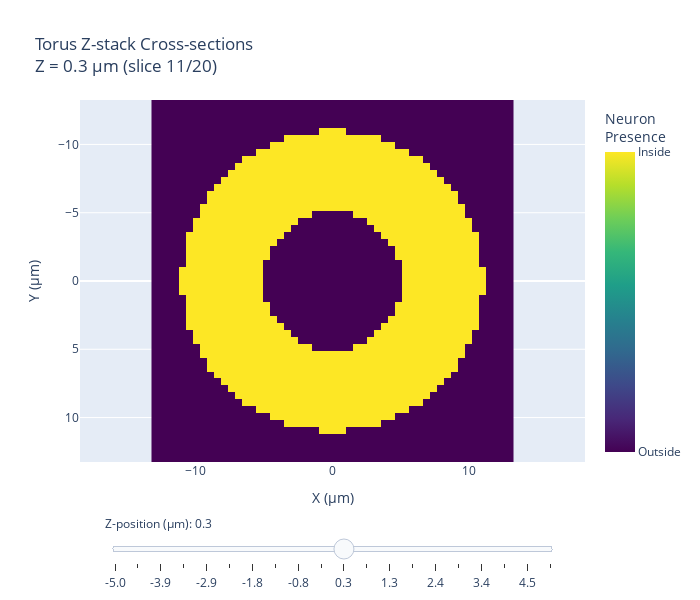

Notebook code for this chart:
### Markdown cell above
## 6. Visualizing Cross-sections Through the Torus

Let's create visual cross-sections to see exactly how the torus ring structure appears.

### Code cell
# Create interactive slice viewer for cross-sectional analysis
print("🎨 Creating interactive slice viewer...")
fig_slices = visualize_zstack_slices(
    z_stack, 
    metadata=metadata,
    title="Torus Z-stack Cross-sections"
)

# Display the interactive viewer
fig_slices.show()

print("✓ Interactive slice viewer created!")
print("💡 Use the slider to navigate through different z-levels and examine cross-sections")
print("🍩 Notice how the ring structure changes from thin at edges to thick at center")
print("🎯 Cross-sectional analysis complete!")

### Figure 1 — Plotly figure (JSON) as saved in the notebook; plotly's stock layout.template omitted (floating-point values rounded to 4 significant figures; data arrays with more than 128 entries replaced by an {"elided": "..."} marker saying what was removed)
{"data": [{"colorbar": {"ticktext": ["Outside", "Inside"], "tickvals": [0, 1], "title": {"text": "Neuron<br>Presence"}}, "colorscale": [[0, "#440154"], [0.1111, "#482878"], [0.2222, "#3e4989"], [0.3333, "#31688e"], [0.4444, "#26828e"], [0.5556, "#1f9e89"], [0.6667, "#35b779"], [0.7778, "#6ece58"], [0.8889, "#b5de2b"], [1, "#fde725"]], "hovertemplate": "<b>X:</b> %{x:.1f} µm<br><b>Y:</b> %{y:.1f} µm<br><b>Value:</b> %{z}<br><extra></extra>", "name": "Z-slice 0", "showscale": true, "type": "heatmap", "visible": false, "x": [-13.0, -12.49, -11.98, -11.47, -10.96, -10.45, -9.941, -9.431, -8.922, -8.412, -7.902, -7.392, -6.882, -6.373, -5.863, -5.353, -4.843, -4.333, -3.824, -3.314, -2.804, -2.294, -1.784, -1.275, -0.7647, -0.2549, 0.2549, 0.7647, 1.275, 1.784, 2.294, 2.804, 3.314, 3.824, 4.333, 4.843, 5.353, 5.863, 6.373, 6.882, 7.392, 7.902, 8.412, 8.922, 9.431, 9.941, 10.45, 10.96, 11.47, 11.98, 12.49, 13.0], "y": [-13.0, -12.49, -11.98, -11.47, -10.96, -10.45, -9.941, -9.431, -8.922, -8.412, -7.902, -7.392, -6.882, -6.373, -5.863, -5.353, -4.843, -4.333, -3.824, -3.314, -2.804, -2.294, -1.784, -1.275, -0.7647, -0.2549, 0.2549, 0.7647, 1.275, 1.784, 2.294, 2.804, 3.314, 3.824, 4.333, 4.843, 5.353, 5.863, 6.373, 6.882, 7.392, 7.902, 8.412, 8.922, 9.431, 9.941, 10.45, 10.96, 11.47, 11.98, 12.49, 13.0], "z": {"elided": "52x52 int values"}}, {"colorbar": {"ticktext": ["Outside", "Inside"], "tickvals": [0, 1], "title": {"text": "Neuron<br>Presence"}}, "colorscale": [[0, "#440154"], [0.1111, "#482878"], [0.2222, "#3e4989"], [0.3333, "#31688e"], [0.4444, "#26828e"], [0.5556, "#1f9e89"], [0.6667, "#35b779"], [0.7778, "#6ece58"], [0.8889, "#b5de2b"], [1, "#fde725"]], "hovertemplate": "<b>X:</b> %{x:.1f} µm<br><b>Y:</b> %{y:.1f} µm<br><b>Value:</b> %{z}<br><extra></extra>", "name": "Z-slice 1", "showscale": true, "type": "heatmap", "visible": false, "x": [-13.0, -12.49, -11.98, -11.47, -10.96, -10.45, -9.941, -9.431, -8.922, -8.412, -7.902, -7.392, -6.882, -6.373, -5.863, -5.353, -4.843, -4.333, -3.824, -3.314, -2.804, -2.294, -1.784, -1.275, -0.7647, -0.2549, 0.2549, 0.7647, 1.275, 1.784, 2.294, 2.804, 3.314, 3.824, 4.333, 4.843, 5.353, 5.863, 6.373, 6.882, 7.392, 7.902, 8.412, 8.922, 9.431, 9.941, 10.45, 10.96, 11.47, 11.98, 12.49, 13.0], "y": [-13.0, -12.49, -11.98, -11.47, -10.96, -10.45, -9.941, -9.431, -8.922, -8.412, -7.902, -7.392, -6.882, -6.373, -5.863, -5.353, -4.843, -4.333, -3.824, -3.314, -2.804, -2.294, -1.784, -1.275, -0.7647, -0.2549, 0.2549, 0.7647, 1.275, 1.784, 2.294, 2.804, 3.314, 3.824, 4.333, 4.843, 5.353, 5.863, 6.373, 6.882, 7.392, 7.902, 8.412, 8.922, 9.431, 9.941, 10.45, 10.96, 11.47, 11.98, 12.49, 13.0], "z": {"elided": "52x52 int values"}}, {"colorbar": {"ticktext": ["Outside", "Inside"], "tickvals": [0, 1], "title": {"text": "Neuron<br>Presence"}}, "colorscale": [[0, "#440154"], [0.1111, "#482878"], [0.2222, "#3e4989"], [0.3333, "#31688e"], [0.4444, "#26828e"], [0.5556, "#1f9e89"], [0.6667, "#35b779"], [0.7778, "#6ece58"], [0.8889, "#b5de2b"], [1, "#fde725"]], "hovertemplate": "<b>X:</b> %{x:.1f} µm<br><b>Y:</b> %{y:.1f} µm<br><b>Value:</b> %{z}<br><extra></extra>", "name": "Z-slice 2", "showscale": true, "type": "heatmap", "visible": false, "x": [-13.0, -12.49, -11.98, -11.47, -10.96, -10.45, -9.941, -9.431, -8.922, -8.412, -7.902, -7.392, -6.882, -6.373, -5.863, -5.353, -4.843, -4.333, -3.824, -3.314, -2.804, -2.294, -1.784, -1.275, -0.7647, -0.2549, 0.2549, 0.7647, 1.275, 1.784, 2.294, 2.804, 3.314, 3.824, 4.333, 4.843, 5.353, 5.863, 6.373, 6.882, 7.392, 7.902, 8.412, 8.922, 9.431, 9.941, 10.45, 10.96, 11.47, 11.98, 12.49, 13.0], "y": [-13.0, -12.49, -11.98, -11.47, -10.96, -10.45, -9.941, -9.431, -8.922, -8.412, -7.902, -7.392, -6.882, -6.373, -5.863, -5.353, -4.843, -4.333, -3.824, -3.314, -2.804, -2.294, -1.784, -1.275, -0.7647, -0.2549, 0.2549, 0.7647, 1.275, 1.784, 2.294, 2.804, 3.314, 3.824, 4.333, 4.843, 5.353, 5.863, 6.373, 6.882, 7.392, 7.902, 8.412, 8.922, 9.431, 9.941, 10.45, 10.96, 11.47, 11.98, 12.49, 13.0], "z": {"elided": "52x52 int values"}}, {"colorbar": {"ticktext": ["Outside", "Inside"], "tickvals": [0, 1], "title": {"text": "Neuron<br>Presence"}}, "colorscale": [[0, "#440154"], [0.1111, "#482878"], [0.2222, "#3e4989"], [0.3333, "#31688e"], [0.4444, "#26828e"], [0.5556, "#1f9e89"], [0.6667, "#35b779"], [0.7778, "#6ece58"], [0.8889, "#b5de2b"], [1, "#fde725"]], "hovertemplate": "<b>X:</b> %{x:.1f} µm<br><b>Y:</b> %{y:.1f} µm<br><b>Value:</b> %{z}<br><extra></extra>", "name": "Z-slice 3", "showscale": true, "type": "heatmap", "visible": false, "x": [-13.0, -12.49, -11.98, -11.47, -10.96, -10.45, -9.941, -9.431, -8.922, -8.412, -7.902, -7.392, -6.882, -6.373, -5.863, -5.353, -4.843, -4.333, -3.824, -3.314, -2.804, -2.294, -1.784, -1.275, -0.7647, -0.2549, 0.2549, 0.7647, 1.275, 1.784, 2.294, 2.804, 3.314, 3.824, 4.333, 4.843, 5.353, 5.863, 6.373, 6.882, 7.392, 7.902, 8.412, 8.922, 9.431, 9.941, 10.45, 10.96, 11.47, 11.98, 12.49, 13.0], "y": [-13.0, -12.49, -11.98, -11.47, -10.96, -10.45, -9.941, -9.431, -8.922, -8.412, -7.902, -7.392, -6.882, -6.373, -5.863, -5.353, -4.843, -4.333, -3.824, -3.314, -2.804, -2.294, -1.784, -1.275, -0.7647, -0.2549, 0.2549, 0.7647, 1.275, 1.784, 2.294, 2.804, 3.314, 3.824, 4.333, 4.843, 5.353, 5.863, 6.373, 6.882, 7.392, 7.902, 8.412, 8.922, 9.431, 9.941, 10.45, 10.96, 11.47, 11.98, 12.49, 13.0], "z": {"elided": "52x52 int values"}}, {"colorbar": {"ticktext": ["Outside", "Inside"], "tickvals": [0, 1], "title": {"text": "Neuron<br>Presence"}}, "colorscale": [[0, "#440154"], [0.1111, "#482878"], [0.2222, "#3e4989"], [0.3333, "#31688e"], [0.4444, "#26828e"], [0.5556, "#1f9e89"], [0.6667, "#35b779"], [0.7778, "#6ece58"], [0.8889, "#b5de2b"], [1, "#fde725"]], "hovertemplate": "<b>X:</b> %{x:.1f} µm<br><b>Y:</b> %{y:.1f} µm<br><b>Value:</b> %{z}<br><extra></extra>", "name": "Z-slice 4", "showscale": true, "type": "heatmap", "visible": false, "x": [-13.0, -12.49, -11.98, -11.47, -10.96, -10.45, -9.941, -9.431, -8.922, -8.412, -7.902, -7.392, -6.882, -6.373, -5.863, -5.353, -4.843, -4.333, -3.824, -3.314, -2.804, -2.294, -1.784, -1.275, -0.7647, -0.2549, 0.2549, 0.7647, 1.275, 1.784, 2.294, 2.804, 3.314, 3.824, 4.333, 4.843, 5.353, 5.863, 6.373, 6.882, 7.392, 7.902, 8.412, 8.922, 9.431, 9.941, 10.45, 10.96, 11.47, 11.98, 12.49, 13.0], "y": [-13.0, -12.49, -11.98, -11.47, -10.96, -10.45, -9.941, -9.431, -8.922, -8.412, -7.902, -7.392, -6.882, -6.373, -5.863, -5.353, -4.843, -4.333, -3.824, -3.314, -2.804, -2.294, -1.784, -1.275, -0.7647, -0.2549, 0.2549, 0.7647, 1.275, 1.784, 2.294, 2.804, 3.314, 3.824, 4.333, 4.843, 5.353, 5.863, 6.373, 6.882, 7.392, 7.902, 8.412, 8.922, 9.431, 9.941, 10.45, 10.96, 11.47, 11.98, 12.49, 13.0], "z": {"elided": "52x52 int values"}}, {"colorbar": {"ticktext": ["Outside", "Inside"], "tickvals": [0, 1], "title": {"text": "Neuron<br>Presence"}}, "colorscale": [[0, "#440154"], [0.1111, "#482878"], [0.2222, "#3e4989"], [0.3333, "#31688e"], [0.4444, "#26828e"], [0.5556, "#1f9e89"], [0.6667, "#35b779"], [0.7778, "#6ece58"], [0.8889, "#b5de2b"], [1, "#fde725"]], "hovertemplate": "<b>X:</b> %{x:.1f} µm<br><b>Y:</b> %{y:.1f} µm<br><b>Value:</b> %{z}<br><extra></extra>", "name": "Z-slice 5", "showscale": true, "type": "heatmap", "visible": false, "x": [-13.0, -12.49, -11.98, -11.47, -10.96, -10.45, -9.941, -9.431, -8.922, -8.412, -7.902, -7.392, -6.882, -6.373, -5.863, -5.353, -4.843, -4.333, -3.824, -3.314, -2.804, -2.294, -1.784, -1.275, -0.7647, -0.2549, 0.2549, 0.7647, 1.275, 1.784, 2.294, 2.804, 3.314, 3.824, 4.333, 4.843, 5.353, 5.863, 6.373, 6.882, 7.392, 7.902, 8.412, 8.922, 9.431, 9.941, 10.45, 10.96, 11.47, 11.98, 12.49, 13.0], "y": [-13.0, -12.49, -11.98, -11.47, -10.96, -10.45, -9.941, -9.431, -8.922, -8.412, -7.902, -7.392, -6.882, -6.373, -5.863, -5.353, -4.843, -4.333, -3.824, -3.314, -2.804, -2.294, -1.784, -1.275, -0.7647, -0.2549, 0.2549, 0.7647, 1.275, 1.784, 2.294, 2.804, 3.314, 3.824, 4.333, 4.843, 5.353, 5.863, 6.373, 6.882, 7.392, 7.902, 8.412, 8.922, 9.431, 9.941, 10.45, 10.96, 11.47, 11.98, 12.49, 13.0], "z": {"elided": "52x52 int values"}}, {"colorbar": {"ticktext": ["Outside", "Inside"], "tickvals": [0, 1], "title": {"text": "Neuron<br>Presence"}}, "colorscale": [[0, "#440154"], [0.1111, "#482878"], [0.2222, "#3e4989"], [0.3333, "#31688e"], [0.4444, "#26828e"], [0.5556, "#1f9e89"], [0.6667, "#35b779"], [0.7778, "#6ece58"], [0.8889, "#b5de2b"], [1, "#fde725"]], "hovertemplate": "<b>X:</b> %{x:.1f} µm<br><b>Y:</b> %{y:.1f} µm<br><b>Value:</b> %{z}<br><extra></extra>", "name": "Z-slice 6", "showscale": true, "type": "heatmap", "visible": false, "x": [-13.0, -12.49, -11.98, -11.47, -10.96, -10.45, -9.941, -9.431, -8.922, -8.412, -7.902, -7.392, -6.882, -6.373, -5.863, -5.353, -4.843, -4.333, -3.824, -3.314, -2.804, -2.294, -1.784, -1.275, -0.7647, -0.2549, 0.2549, 0.7647, 1.275, 1.784, 2.294, 2.804, 3.314, 3.824, 4.333, 4.843, 5.353, 5.863, 6.373, 6.882, 7.392, 7.902, 8.412, 8.922, 9.431, 9.941, 10.45, 10.96, 11.47, 11.98, 12.49, 13.0], "y": [-13.0, -12.49, -11.98, -11.47, -10.96, -10.45, -9.941, -9.431, -8.922, -8.412, -7.902, -7.392, -6.882, -6.373, -5.863, -5.353, -4.843, -4.333, -3.824, -3.314, -2.804, -2.294, -1.784, -1.275, -0.7647, -0.2549, 0.2549, 0.7647, 1.275, 1.784, 2.294, 2.804, 3.314, 3.824, 4.333, 4.843, 5.353, 5.863, 6.373, 6.882, 7.392, 7.902, 8.412, 8.922, 9.431, 9.941, 10.45, 10.96, 11.47, 11.98, 12.49, 13.0], "z": {"elided": "52x52 int values"}}, {"colorbar": {"ticktext": ["Outside", "Inside"], "tickvals": [0, 1], "title": {"text": "Neuron<br>Presence"}}, "colorscale": [[0, "#440154"], [0.1111, "#482878"], [0.2222, "#3e4989"], [0.3333, "#31688e"], [0.4444, "#26828e"], [0.5556, "#1f9e89"], [0.6667, "#35b779"], [0.7778, "#6ece58"], [0.8889, "#b5de2b"], [1, "#fde725"]], "hovertemplate": "<b>X:</b> %{x:.1f} µm<br><b>Y:</b> %{y:.1f} µm<br><b>Value:</b> %{z}<br><extra></extra>", "name": "Z-slice 7", "showscale": true, "type": "heatmap", "visible": false, "x": [-13.0, -12.49, -11.98, -11.47, -10.96, -10.45, -9.941, -9.431, -8.922, -8.412, -7.902, -7.392, -6.882, -6.373, -5.863, -5.353, -4.843, -4.333, -3.824, -3.314, -2.804, -2.294, -1.784, -1.275, -0.7647, -0.2549, 0.2549, 0.7647, 1.275, 1.784, 2.294, 2.804, 3.314, 3.824, 4.333, 4.843, 5.353, 5.863, 6.373, 6.882, 7.392, 7.902, 8.412, 8.922, 9.431, 9.941, 10.45, 10.96, 11.47, 11.98, 12.49, 13.0], "y": [-13.0, -12.49, -11.98, -11.47, -10.96, -10.45, -9.941, -9.431, -8.922, -8.412, -7.902, -7.392, -6.882, -6.373, -5.863, -5.353, -4.843, -4.333, -3.824, -3.314, -2.804, -2.294, -1.784, -1.275, -0.7647, -0.2549, 0.2549, 0.7647, 1.275, 1.784, 2.294, 2.804, 3.314, 3.824, 4.333, 4.843, 5.353, 5.863, 6.373, 6.882, 7.392, 7.902, 8.412, 8.922, 9.431, 9.941, 10.45, 10.96, 11.47, 11.98, 12.49, 13.0], "z": {"elided": "52x52 int values"}}, {"colorbar": {"ticktext": ["Outside", "Inside"], "tickvals": [0, 1], "title": {"text": "Neuron<br>Presence"}}, "colorscale": [[0, "#440154"], [0.1111, "#482878"], [0.2222, "#3e4989"], [0.3333, "#31688e"], [0.4444, "#26828e"], [0.5556, "#1f9e89"], [0.6667, "#35b779"], [0.7778, "#6ece58"], [0.8889, "#b5de2b"], [1, "#fde725"]], "hovertemplate": "<b>X:</b> %{x:.1f} µm<br><b>Y:</b> %{y:.1f} µm<br><b>Value:</b> %{z}<br><extra></extra>", "name": "Z-slice 8", "showscale": true, "type": "heatmap", "visible": false, "x": [-13.0, -12.49, -11.98, -11.47, -10.96, -10.45, -9.941, -9.431, -8.922, -8.412, -7.902, -7.392, -6.882, -6.373, -5.863, -5.353, -4.843, -4.333, -3.824, -3.314, -2.804, -2.294, -1.784, -1.275, -0.7647, -0.2549, 0.2549, 0.7647, 1.275, 1.784, 2.294, 2.804, 3.314, 3.824, 4.333, 4.843, 5.353, 5.863, 6.373, 6.882, 7.392, 7.902, 8.412, 8.922, 9.431, 9.941, 10.45, 10.96, 11.47, 11.98, 12.49, 13.0], "y": [-13.0, -12.49, -11.98, -11.47, -10.96, -10.45, -9.941, -9.431, -8.922, -8.412, -7.902, -7.392, -6.882, -6.373, -5.863, -5.353, -4.843, -4.333, -3.824, -3.314, -2.804, -2.294, -1.784, -1.275, -0.7647, -0.2549, 0.2549, 0.7647, 1.275, 1.784, 2.294, 2.804, 3.314, 3.824, 4.333, 4.843, 5.353, 5.863, 6.373, 6.882, 7.392, 7.902, 8.412, 8.922, 9.431, 9.941, 10.45, 10.96, 11.47, 11.98, 12.49, 13.0], "z": {"elided": "52x52 int values"}}, {"colorbar": {"ticktext": ["Outside", "Inside"], "tickvals": [0, 1], "title": {"text": "Neuron<br>Presence"}}, "colorscale": [[0, "#440154"], [0.1111, "#482878"], [0.2222, "#3e4989"], [0.3333, "#31688e"], [0.4444, "#26828e"], [0.5556, "#1f9e89"], [0.6667, "#35b779"], [0.7778, "#6ece58"], [0.8889, "#b5de2b"], [1, "#fde725"]], "hovertemplate": "<b>X:</b> %{x:.1f} µm<br><b>Y:</b> %{y:.1f} µm<br><b>Value:</b> %{z}<br><extra></extra>", "name": "Z-slice 9", "showscale": true, "type": "heatmap", "visible": false, "x": [-13.0, -12.49, -11.98, -11.47, -10.96, -10.45, -9.941, -9.431, -8.922, -8.412, -7.902, -7.392, -6.882, -6.373, -5.863, -5.353, -4.843, -4.333, -3.824, -3.314, -2.804, -2.294, -1.784, -1.275, -0.7647, -0.2549, 0.2549, 0.7647, 1.275, 1.784, 2.294, 2.804, 3.314, 3.824, 4.333, 4.843, 5.353, 5.863, 6.373, 6.882, 7.392, 7.902, 8.412, 8.922, 9.431, 9.941, 10.45, 10.96, 11.47, 11.98, 12.49, 13.0], "y": [-13.0, -12.49, -11.98, -11.47, -10.96, -10.45, -9.941, -9.431, -8.922, -8.412, -7.902, -7.392, -6.882, -6.373, -5.863, -5.353, -4.843, -4.333, -3.824, -3.314, -2.804, -2.294, -1.784, -1.275, -0.7647, -0.2549, 0.2549, 0.7647, 1.275, 1.784, 2.294, 2.804, 3.314, 3.824, 4.333, 4.843, 5.353, 5.863, 6.373, 6.882, 7.392, 7.902, 8.412, 8.922, 9.431, 9.941, 10.45, 10.96, 11.47, 11.98, 12.49, 13.0], "z": {"elided": "52x52 int values"}}, {"colorbar": {"ticktext": ["Outside", "Inside"], "tickvals": [0, 1], "title": {"text": "Neuron<br>Presence"}}, "colorscale": [[0, "#440154"], [0.1111, "#482878"], [0.2222, "#3e4989"], [0.3333, "#31688e"], [0.4444, "#26828e"], [0.5556, "#1f9e89"], [0.6667, "#35b779"], [0.7778, "#6ece58"], [0.8889, "#b5de2b"], [1, "#fde725"]], "hovertemplate": "<b>X:</b> %{x:.1f} µm<br><b>Y:</b> %{y:.1f} µm<br><b>Value:</b> %{z}<br><extra></extra>", "name": "Z-slice 10", "showscale": true, "type": "heatmap", "visible": true, "x": [-13.0, -12.49, -11.98, -11.47, -10.96, -10.45, -9.941, -9.431, -8.922, -8.412, -7.902, -7.392, -6.882, -6.373, -5.863, -5.353, -4.843, -4.333, -3.824, -3.314, -2.804, -2.294, -1.784, -1.275, -0.7647, -0.2549, 0.2549, 0.7647, 1.275, 1.784, 2.294, 2.804, 3.314, 3.824, 4.333, 4.843, 5.353, 5.863, 6.373, 6.882, 7.392, 7.902, 8.412, 8.922, 9.431, 9.941, 10.45, 10.96, 11.47, 11.98, 12.49, 13.0], "y": [-13.0, -12.49, -11.98, -11.47, -10.96, -10.45, -9.941, -9.431, -8.922, -8.412, -7.902, -7.392, -6.882, -6.373, -5.863, -5.353, -4.843, -4.333, -3.824, -3.314, -2.804, -2.294, -1.784, -1.275, -0.7647, -0.2549, 0.2549, 0.7647, 1.275, 1.784, 2.294, 2.804, 3.314, 3.824, 4.333, 4.843, 5.353, 5.863, 6.373, 6.882, 7.392, 7.902, 8.412, 8.922, 9.431, 9.941, 10.45, 10.96, 11.47, 11.98, 12.49, 13.0], "z": {"elided": "52x52 int values"}}, {"colorbar": {"ticktext": ["Outside", "Inside"], "tickvals": [0, 1], "title": {"text": "Neuron<br>Presence"}}, "colorscale": [[0, "#440154"], [0.1111, "#482878"], [0.2222, "#3e4989"], [0.3333, "#31688e"], [0.4444, "#26828e"], [0.5556, "#1f9e89"], [0.6667, "#35b779"], [0.7778, "#6ece58"], [0.8889, "#b5de2b"], [1, "#fde725"]], "hovertemplate": "<b>X:</b> %{x:.1f} µm<br><b>Y:</b> %{y:.1f} µm<br><b>Value:</b> %{z}<br><extra></extra>", "name": "Z-slice 11", "showscale": true, "type": "heatmap", "visible": false, "x": [-13.0, -12.49, -11.98, -11.47, -10.96, -10.45, -9.941, -9.431, -8.922, -8.412, -7.902, -7.392, -6.882, -6.373, -5.863, -5.353, -4.843, -4.333, -3.824, -3.314, -2.804, -2.294, -1.784, -1.275, -0.7647, -0.2549, 0.2549, 0.7647, 1.275, 1.784, 2.294, 2.804, 3.314, 3.824, 4.333, 4.843, 5.353, 5.863, 6.373, 6.882, 7.392, 7.902, 8.412, 8.922, 9.431, 9.941, 10.45, 10.96, 11.47, 11.98, 12.49, 13.0], "y": [-13.0, -12.49, -11.98, -11.47, -10.96, -10.45, -9.941, -9.431, -8.922, -8.412, -7.902, -7.392, -6.882, -6.373, -5.863, -5.353, -4.843, -4.333, -3.824, -3.314, -2.804, -2.294, -1.784, -1.275, -0.7647, -0.2549, 0.2549, 0.7647, 1.275, 1.784, 2.294, 2.804, 3.314, 3.824, 4.333, 4.843, 5.353, 5.863, 6.373, 6.882, 7.392, 7.902, 8.412, 8.922, 9.431, 9.941, 10.45, 10.96, 11.47, 11.98, 12.49, 13.0], "z": {"elided": "52x52 int values"}}, {"colorbar": {"ticktext": ["Outside", "Inside"], "tickvals": [0, 1], "title": {"text": "Neuron<br>Presence"}}, "colorscale": [[0, "#440154"], [0.1111, "#482878"], [0.2222, "#3e4989"], [0.3333, "#31688e"], [0.4444, "#26828e"], [0.5556, "#1f9e89"], [0.6667, "#35b779"], [0.7778, "#6ece58"], [0.8889, "#b5de2b"], [1, "#fde725"]], "hovertemplate": "<b>X:</b> %{x:.1f} µm<br><b>Y:</b> %{y:.1f} µm<br><b>Value:</b> %{z}<br><extra></extra>", "name": "Z-slice 12", "showscale": true, "type": "heatmap", "visible": false, "x": [-13.0, -12.49, -11.98, -11.47, -10.96, -10.45, -9.941, -9.431, -8.922, -8.412, -7.902, -7.392, -6.882, -6.373, -5.863, -5.353, -4.843, -4.333, -3.824, -3.314, -2.804, -2.294, -1.784, -1.275, -0.7647, -0.2549, 0.2549, 0.7647, 1.275, 1.784, 2.294, 2.804, 3.314, 3.824, 4.333, 4.843, 5.353, 5.863, 6.373, 6.882, 7.392, 7.902, 8.412, 8.922, 9.431, 9.941, 10.45, 10.96, 11.47, 11.98, 12.49, 13.0], "y": [-13.0, -12.49, -11.98, -11.47, -10.96, -10.45, -9.941, -9.431, -8.922, -8.412, -7.902, -7.392, -6.882, -6.373, -5.863, -5.353, -4.843, -4.333, -3.824, -3.314, -2.804, -2.294, -1.784, -1.275, -0.7647, -0.2549, 0.2549, 0.7647, 1.275, 1.784, 2.294, 2.804, 3.314, 3.824, 4.333, 4.843, 5.353, 5.863, 6.373, 6.882, 7.392, 7.902, 8.412, 8.922, 9.431, 9.941, 10.45, 10.96, 11.47, 11.98, 12.49, 13.0], "z": {"elided": "52x52 int values"}}, {"colorbar": {"ticktext": ["Outside", "Inside"], "tickvals": [0, 1], "title": {"text": "Neuron<br>Presence"}}, "colorscale": [[0, "#440154"], [0.1111, "#482878"], [0.2222, "#3e4989"], [0.3333, "#31688e"], [0.4444, "#26828e"], [0.5556, "#1f9e89"], [0.6667, "#35b779"], [0.7778, "#6ece58"], [0.8889, "#b5de2b"], [1, "#fde725"]], "hovertemplate": "<b>X:</b> %{x:.1f} µm<br><b>Y:</b> %{y:.1f} µm<br><b>Value:</b> %{z}<br><extra></extra>", "name": "Z-slice 13", "showscale": true, "type": "heatmap", "visible": false, "x": [-13.0, -12.49, -11.98, -11.47, -10.96, -10.45, -9.941, -9.431, -8.922, -8.412, -7.902, -7.392, -6.882, -6.373, -5.863, -5.353, -4.843, -4.333, -3.824, -3.314, -2.804, -2.294, -1.784, -1.275, -0.7647, -0.2549, 0.2549, 0.7647, 1.275, 1.784, 2.294, 2.804, 3.314, 3.824, 4.333, 4.843, 5.353, 5.863, 6.373, 6.882, 7.392, 7.902, 8.412, 8.922, 9.431, 9.941, 10.45, 10.96, 11.47, 11.98, 12.49, 13.0], "y": [-13.0, -12.49, -11.98, -11.47, -10.96, -10.45, -9.941, -9.431, -8.922, -8.412, -7.902, -7.392, -6.882, -6.373, -5.863, -5.353, -4.843, -4.333, -3.824, -3.314, -2.804, -2.294, -1.784, -1.275, -0.7647, -0.2549, 0.2549, 0.7647, 1.275, 1.784, 2.294, 2.804, 3.314, 3.824, 4.333, 4.843, 5.353, 5.863, 6.373, 6.882, 7.392, 7.902, 8.412, 8.922, 9.431, 9.941, 10.45, 10.96, 11.47, 11.98, 12.49, 13.0], "z": {"elided": "52x52 int values"}}, {"colorbar": {"ticktext": ["Outside", "Inside"], "tickvals": [0, 1], "title": {"text": "Neuron<br>Presence"}}, "colorscale": [[0, "#440154"], [0.1111, "#482878"], [0.2222, "#3e4989"], [0.3333, "#31688e"], [0.4444, "#26828e"], [0.5556, "#1f9e89"], [0.6667, "#35b779"], [0.7778, "#6ece58"], [0.8889, "#b5de2b"], [1, "#fde725"]], "hovertemplate": "<b>X:</b> %{x:.1f} µm<br><b>Y:</b> %{y:.1f} µm<br><b>Value:</b> %{z}<br><extra></extra>", "name": "Z-slice 14", "showscale": true, "type": "heatmap", "visible": false, "x": [-13.0, -12.49, -11.98, -11.47, -10.96, -10.45, -9.941, -9.431, -8.922, -8.412, -7.902, -7.392, -6.882, -6.373, -5.863, -5.353, -4.843, -4.333, -3.824, -3.314, -2.804, -2.294, -1.784, -1.275, -0.7647, -0.2549, 0.2549, 0.7647, 1.275, 1.784, 2.294, 2.804, 3.314, 3.824, 4.333, 4.843, 5.353, 5.863, 6.373, 6.882, 7.392, 7.902, 8.412, 8.922, 9.431, 9.941, 10.45, 10.96, 11.47, 11.98, 12.49, 13.0], "y": [-13.0, -12.49, -11.98, -11.47, -10.96, -10.45, -9.941, -9.431, -8.922, -8.412, -7.902, -7.392, -6.882, -6.373, -5.863, -5.353, -4.843, -4.333, -3.824, -3.314, -2.804, -2.294, -1.784, -1.275, -0.7647, -0.2549, 0.2549, 0.7647, 1.275, 1.784, 2.294, 2.804, 3.314, 3.824, 4.333, 4.843, 5.353, 5.863, 6.373, 6.882, 7.392, 7.902, 8.412, 8.922, 9.431, 9.941, 10.45, 10.96, 11.47, 11.98, 12.49, 13.0], "z": {"elided": "52x52 int values"}}, {"colorbar": {"ticktext": ["Outside", "Inside"], "tickvals": [0, 1], "title": {"text": "Neuron<br>Presence"}}, "colorscale": [[0, "#440154"], [0.1111, "#482878"], [0.2222, "#3e4989"], [0.3333, "#31688e"], [0.4444, "#26828e"], [0.5556, "#1f9e89"], [0.6667, "#35b779"], [0.7778, "#6ece58"], [0.8889, "#b5de2b"], [1, "#fde725"]], "hovertemplate": "<b>X:</b> %{x:.1f} µm<br><b>Y:</b> %{y:.1f} µm<br><b>Value:</b> %{z}<br><extra></extra>", "name": "Z-slice 15", "showscale": true, "type": "heatmap", "visible": false, "x": [-13.0, -12.49, -11.98, -11.47, -10.96, -10.45, -9.941, -9.431, -8.922, -8.412, -7.902, -7.392, -6.882, -6.373, -5.863, -5.353, -4.843, -4.333, -3.824, -3.314, -2.804, -2.294, -1.784, -1.275, -0.7647, -0.2549, 0.2549, 0.7647, 1.275, 1.784, 2.294, 2.804, 3.314, 3.824, 4.333, 4.843, 5.353, 5.863, 6.373, 6.882, 7.392, 7.902, 8.412, 8.922, 9.431, 9.941, 10.45, 10.96, 11.47, 11.98, 12.49, 13.0], "y": [-13.0, -12.49, -11.98, -11.47, -10.96, -10.45, -9.941, -9.431, -8.922, -8.412, -7.902, -7.392, -6.882, -6.373, -5.863, -5.353, -4.843, -4.333, -3.824, -3.314, -2.804, -2.294, -1.784, -1.275, -0.7647, -0.2549, 0.2549, 0.7647, 1.275, 1.784, 2.294, 2.804, 3.314, 3.824, 4.333, 4.843, 5.353, 5.863, 6.373, 6.882, 7.392, 7.902, 8.412, 8.922, 9.431, 9.941, 10.45, 10.96, 11.47, 11.98, 12.49, 13.0], "z": {"elided": "52x52 int values"}}, {"colorbar": {"ticktext": ["Outside", "Inside"], "tickvals": [0, 1], "title": {"text": "Neuron<br>Presence"}}, "colorscale": [[0, "#440154"], [0.1111, "#482878"], [0.2222, "#3e4989"], [0.3333, "#31688e"], [0.4444, "#26828e"], [0.5556, "#1f9e89"], [0.6667, "#35b779"], [0.7778, "#6ece58"], [0.8889, "#b5de2b"], [1, "#fde725"]], "hovertemplate": "<b>X:</b> %{x:.1f} µm<br><b>Y:</b> %{y:.1f} µm<br><b>Value:</b> %{z}<br><extra></extra>", "name": "Z-slice 16", "showscale": true, "type": "heatmap", "visible": false, "x": [-13.0, -12.49, -11.98, -11.47, -10.96, -10.45, -9.941, -9.431, -8.922, -8.412, -7.902, -7.392, -6.882, -6.373, -5.863, -5.353, -4.843, -4.333, -3.824, -3.314, -2.804, -2.294, -1.784, -1.275, -0.7647, -0.2549, 0.2549, 0.7647, 1.275, 1.784, 2.294, 2.804, 3.314, 3.824, 4.333, 4.843, 5.353, 5.863, 6.373, 6.882, 7.392, 7.902, 8.412, 8.922, 9.431, 9.941, 10.45, 10.96, 11.47, 11.98, 12.49, 13.0], "y": [-13.0, -12.49, -11.98, -11.47, -10.96, -10.45, -9.941, -9.431, -8.922, -8.412, -7.902, -7.392, -6.882, -6.373, -5.863, -5.353, -4.843, -4.333, -3.824, -3.314, -2.804, -2.294, -1.784, -1.275, -0.7647, -0.2549, 0.2549, 0.7647, 1.275, 1.784, 2.294, 2.804, 3.314, 3.824, 4.333, 4.843, 5.353, 5.863, 6.373, 6.882, 7.392, 7.902, 8.412, 8.922, 9.431, 9.941, 10.45, 10.96, 11.47, 11.98, 12.49, 13.0], "z": {"elided": "52x52 int values"}}, {"colorbar": {"ticktext": ["Outside", "Inside"], "tickvals": [0, 1], "title": {"text": "Neuron<br>Presence"}}, "colorscale": [[0, "#440154"], [0.1111, "#482878"], [0.2222, "#3e4989"], [0.3333, "#31688e"], [0.4444, "#26828e"], [0.5556, "#1f9e89"], [0.6667, "#35b779"], [0.7778, "#6ece58"], [0.8889, "#b5de2b"], [1, "#fde725"]], "hovertemplate": "<b>X:</b> %{x:.1f} µm<br><b>Y:</b> %{y:.1f} µm<br><b>Value:</b> %{z}<br><extra></extra>", "name": "Z-slice 17", "showscale": true, "type": "heatmap", "visible": false, "x": [-13.0, -12.49, -11.98, -11.47, -10.96, -10.45, -9.941, -9.431, -8.922, -8.412, -7.902, -7.392, -6.882, -6.373, -5.863, -5.353, -4.843, -4.333, -3.824, -3.314, -2.804, -2.294, -1.784, -1.275, -0.7647, -0.2549, 0.2549, 0.7647, 1.275, 1.784, 2.294, 2.804, 3.314, 3.824, 4.333, 4.843, 5.353, 5.863, 6.373, 6.882, 7.392, 7.902, 8.412, 8.922, 9.431, 9.941, 10.45, 10.96, 11.47, 11.98, 12.49, 13.0], "y": [-13.0, -12.49, -11.98, -11.47, -10.96, -10.45, -9.941, -9.431, -8.922, -8.412, -7.902, -7.392, -6.882, -6.373, -5.863, -5.353, -4.843, -4.333, -3.824, -3.314, -2.804, -2.294, -1.784, -1.275, -0.7647, -0.2549, 0.2549, 0.7647, 1.275, 1.784, 2.294, 2.804, 3.314, 3.824, 4.333, 4.843, 5.353, 5.863, 6.373, 6.882, 7.392, 7.902, 8.412, 8.922, 9.431, 9.941, 10.45, 10.96, 11.47, 11.98, 12.49, 13.0], "z": {"elided": "52x52 int values"}}, {"colorbar": {"ticktext": ["Outside", "Inside"], "tickvals": [0, 1], "title": {"text": "Neuron<br>Presence"}}, "colorscale": [[0, "#440154"], [0.1111, "#482878"], [0.2222, "#3e4989"], [0.3333, "#31688e"], [0.4444, "#26828e"], [0.5556, "#1f9e89"], [0.6667, "#35b779"], [0.7778, "#6ece58"], [0.8889, "#b5de2b"], [1, "#fde725"]], "hovertemplate": "<b>X:</b> %{x:.1f} µm<br><b>Y:</b> %{y:.1f} µm<br><b>Value:</b> %{z}<br><extra></extra>", "name": "Z-slice 18", "showscale": true, "type": "heatmap", "visible": false, "x": [-13.0, -12.49, -11.98, -11.47, -10.96, -10.45, -9.941, -9.431, -8.922, -8.412, -7.902, -7.392, -6.882, -6.373, -5.863, -5.353, -4.843, -4.333, -3.824, -3.314, -2.804, -2.294, -1.784, -1.275, -0.7647, -0.2549, 0.2549, 0.7647, 1.275, 1.784, 2.294, 2.804, 3.314, 3.824, 4.333, 4.843, 5.353, 5.863, 6.373, 6.882, 7.392, 7.902, 8.412, 8.922, 9.431, 9.941, 10.45, 10.96, 11.47, 11.98, 12.49, 13.0], "y": [-13.0, -12.49, -11.98, -11.47, -10.96, -10.45, -9.941, -9.431, -8.922, -8.412, -7.902, -7.392, -6.882, -6.373, -5.863, -5.353, -4.843, -4.333, -3.824, -3.314, -2.804, -2.294, -1.784, -1.275, -0.7647, -0.2549, 0.2549, 0.7647, 1.275, 1.784, 2.294, 2.804, 3.314, 3.824, 4.333, 4.843, 5.353, 5.863, 6.373, 6.882, 7.392, 7.902, 8.412, 8.922, 9.431, 9.941, 10.45, 10.96, 11.47, 11.98, 12.49, 13.0], "z": {"elided": "52x52 int values"}}, {"colorbar": {"ticktext": ["Outside", "Inside"], "tickvals": [0, 1], "title": {"text": "Neuron<br>Presence"}}, "colorscale": [[0, "#440154"], [0.1111, "#482878"], [0.2222, "#3e4989"], [0.3333, "#31688e"], [0.4444, "#26828e"], [0.5556, "#1f9e89"], [0.6667, "#35b779"], [0.7778, "#6ece58"], [0.8889, "#b5de2b"], [1, "#fde725"]], "hovertemplate": "<b>X:</b> %{x:.1f} µm<br><b>Y:</b> %{y:.1f} µm<br><b>Value:</b> %{z}<br><extra></extra>", "name": "Z-slice 19", "showscale": true, "type": "heatmap", "visible": false, "x": [-13.0, -12.49, -11.98, -11.47, -10.96, -10.45, -9.941, -9.431, -8.922, -8.412, -7.902, -7.392, -6.882, -6.373, -5.863, -5.353, -4.843, -4.333, -3.824, -3.314, -2.804, -2.294, -1.784, -1.275, -0.7647, -0.2549, 0.2549, 0.7647, 1.275, 1.784, 2.294, 2.804, 3.314, 3.824, 4.333, 4.843, 5.353, 5.863, 6.373, 6.882, 7.392, 7.902, 8.412, 8.922, 9.431, 9.941, 10.45, 10.96, 11.47, 11.98, 12.49, 13.0], "y": [-13.0, -12.49, -11.98, -11.47, -10.96, -10.45, -9.941, -9.431, -8.922, -8.412, -7.902, -7.392, -6.882, -6.373, -5.863, -5.353, -4.843, -4.333, -3.824, -3.314, -2.804, -2.294, -1.784, -1.275, -0.7647, -0.2549, 0.2549, 0.7647, 1.275, 1.784, 2.294, 2.804, 3.314, 3.824, 4.333, 4.843, 5.353, 5.863, 6.373, 6.882, 7.392, 7.902, 8.412, 8.922, 9.431, 9.941, 10.45, 10.96, 11.47, 11.98, 12.49, 13.0], "z": {"elided": "52x52 int values"}}], "layout": {"height": 600, "sliders": [{"active": 10, "currentvalue": {"prefix": "Z-position (µm): "}, "len": 0.9, "pad": {"t": 50}, "steps": [{"args": [{"visible": [true, false, false, false, false, false, false, false, false, false, false, false, false, false, false, false, false, false, false, false]}, {"title": "Torus Z-stack Cross-sections<br>Z = -5.0 µm (slice 1/20)"}], "label": "-5.0", "method": "update"}, {"args": [{"visible": [false, true, false, false, false, false, false, false, false, false, false, false, false, false, false, false, false, false, false, false]}, {"title": "Torus Z-stack Cross-sections<br>Z = -4.5 µm (slice 2/20)"}], "label": "-4.5", "method": "update"}, {"args": [{"visible": [false, false, true, false, false, false, false, false, false, false, false, false, false, false, false, false, false, false, false, false]}, {"title": "Torus Z-stack Cross-sections<br>Z = -3.9 µm (slice 3/20)"}], "label": "-3.9", "method": "update"}, {"args": [{"visible": [false, false, false, true, false, false, false, false, false, false, false, false, false, false, false, false, false, false, false, false]}, {"title": "Torus Z-stack Cross-sections<br>Z = -3.4 µm (slice 4/20)"}], "label": "-3.4", "method": "update"}, {"args": [{"visible": [false, false, false, false, true, false, false, false, false, false, false, false, false, false, false, false, false, false, false, false]}, {"title": "Torus Z-stack Cross-sections<br>Z = -2.9 µm (slice 5/20)"}], "label": "-2.9", "method": "update"}, {"args": [{"visible": [false, false, false, false, false, true, false, false, false, false, false, false, false, false, false, false, false, false, false, false]}, {"title": "Torus Z-stack Cross-sections<br>Z = -2.4 µm (slice 6/20)"}], "label": "-2.4", "method": "update"}, {"args": [{"visible": [false, false, false, false, false, false, true, false, false, false, false, false, false, false, false, false, false, false, false, false]}, {"title": "Torus Z-stack Cross-sections<br>Z = -1.8 µm (slice 7/20)"}], "label": "-1.8", "method": "update"}, {"args": [{"visible": [false, false, false, false, false, false, false, true, false, false, false, false, false, false, false, false, false, false, false, false]}, {"title": "Torus Z-stack Cross-sections<br>Z = -1.3 µm (slice 8/20)"}], "label": "-1.3", "method": "update"}, {"args": [{"visible": [false, false, false, false, false, false, false, false, true, false, false, false, false, false, false, false, false, false, false, false]}, {"title": "Torus Z-stack Cross-sections<br>Z = -0.8 µm (slice 9/20)"}], "label": "-0.8", "method": "update"}, {"args": [{"visible": [false, false, false, false, false, false, false, false, false, true, false, false, false, false, false, false, false, false, false, false]}, {"title": "Torus Z-stack Cross-sections<br>Z = -0.3 µm (slice 10/20)"}], "label": "-0.3", "method": "update"}, {"args": [{"visible": [false, false, false, false, false, false, false, false, false, false, true, false, false, false, false, false, false, false, false, false]}, {"title": "Torus Z-stack Cross-sections<br>Z = 0.3 µm (slice 11/20)"}], "label": "0.3", "method": "update"}, {"args": [{"visible": [false, false, false, false, false, false, false, false, false, false, false, true, false, false, false, false, false, false, false, false]}, {"title": "Torus Z-stack Cross-sections<br>Z = 0.8 µm (slice 12/20)"}], "label": "0.8", "method": "update"}, {"args": [{"visible": [false, false, false, false, false, false, false, false, false, false, false, false, true, false, false, false, false, false, false, false]}, {"title": "Torus Z-stack Cross-sections<br>Z = 1.3 µm (slice 13/20)"}], "label": "1.3", "method": "update"}, {"args": [{"visible": [false, false, false, false, false, false, false, false, false, false, false, false, false, true, false, false, false, false, false, false]}, {"title": "Torus Z-stack Cross-sections<br>Z = 1.8 µm (slice 14/20)"}], "label": "1.8", "method": "update"}, {"args": [{"visible": [false, false, false, false, false, false, false, false, false, false, false, false, false, false, true, false, false, false, false, false]}, {"title": "Torus Z-stack Cross-sections<br>Z = 2.4 µm (slice 15/20)"}], "label": "2.4", "method": "update"}, {"args": [{"visible": [false, false, false, false, false, false, false, false, false, false, false, false, false, false, false, true, false, false, false, false]}, {"title": "Torus Z-stack Cross-sections<br>Z = 2.9 µm (slice 16/20)"}], "label": "2.9", "method": "update"}, {"args": [{"visible": [false, false, false, false, false, false, false, false, false, false, false, false, false, false, false, false, true, false, false, false]}, {"title": "Torus Z-stack Cross-sections<br>Z = 3.4 µm (slice 17/20)"}], "label": "3.4", "method": "update"}, {"args": [{"visible": [false, false, false, false, false, false, false, false, false, false, false, false, false, false, false, false, false, true, false, false]}, {"title": "Torus Z-stack Cross-sections<br>Z = 3.9 µm (slice 18/20)"}], "label": "3.9", "method": "update"}, {"args": [{"visible": [false, false, false, false, false, false, false, false, false, false, false, false, false, false, false, false, false, false, true, false]}, {"title": "Torus Z-stack Cross-sections<br>Z = 4.5 µm (slice 19/20)"}], "label": "4.5", "method": "update"}, {"args": [{"visible": [false, false, false, false, false, false, false, false, false, false, false, false, false, false, false, false, false, false, false, true]}, {"title": "Torus Z-stack Cross-sections<br>Z = 5.0 µm (slice 20/20)"}], "label": "5.0", "method": "update"}], "x": 0.05}], "title": {"text": "Torus Z-stack Cross-sections<br>Z = 0.3 µm (slice 11/20)"}, "width": 700, "xaxis": {"scaleanchor": "y", "scaleratio": 1, "title": {"text": "X (µm)"}}, "yaxis": {"autorange": "reversed", "title": {"text": "Y (µm)"}}}}
